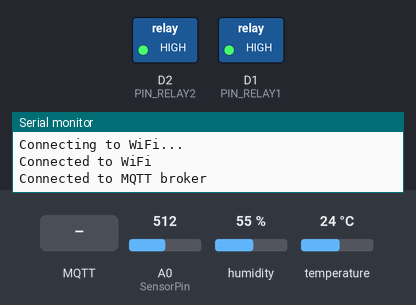
This sketch was run on a simulated ESP8266 (NodeMCU). On the bench: switched loads named in the sketch (green lamp = pin HIGH), the last lines printed to the serial monitor. Inputs (shaded band) come from the test bench; at power-on: A0 (SensorPin) = 512, humidity 55 %, temperature 24 °C. WiFi joins after 1.5 s; servers stay silent unless stated; no MQTT or app messages arrive unless stated.

Above: at 3.2 s.
3.3 s: A0 (SensorPin) set to 841
8.5 s: A0 (SensorPin) set to 868
At 13.5 s:
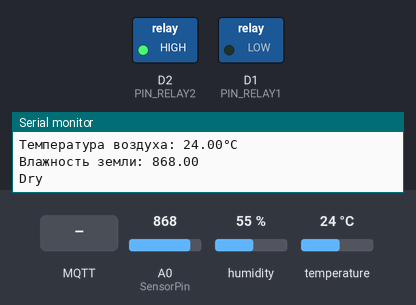
18.7 s: MQTT message "light on" arrives on the first subscribed topic
At 28.1 s:
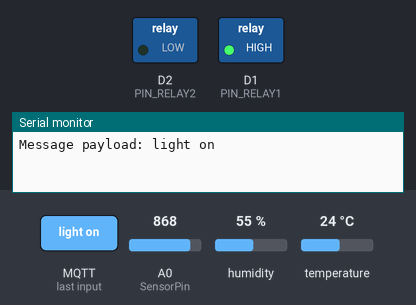
28.8 s: MQTT message "1" arrives on the first subscribed topic
At 38.5 s:
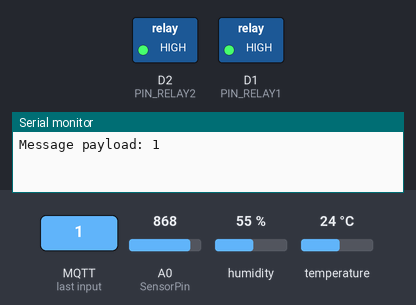
39.0 s: A0 (SensorPin) set to 840
At 39.6 s:
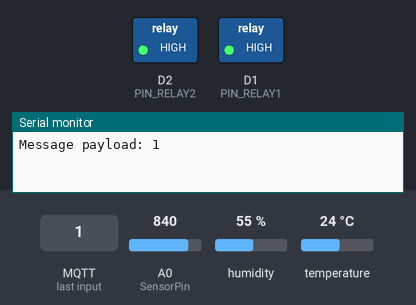
42.8 s: A0 (SensorPin) set to 860
At 48.5 s:
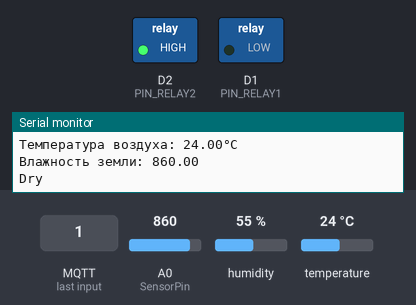
Timing chart, 0 to 54.2 s (numbered marks = the images above; inputs shaded):
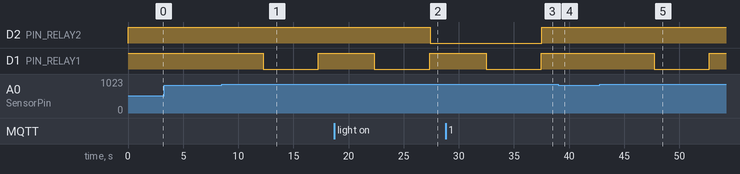

The sketch:

sketch_jun14a.ino
```cpp
//Импорты библиотек
#include <DHT.h>
#include <ESP8266WiFi.h>
#include <PubSubClient.h>

//Указываем тип датчика
#define DHTTYPE DHT11

//Пины для датчиков
#define DHTPIN D4
#define SensorPin A0

//Пины для реле
#define PIN_RELAY1 5
#define PIN_RELAY2 4

//создаем объект датчика
DHT dht(DHTPIN, DHTTYPE);

//Константы для mqtt
const char* ssid = "Mixa";
const char* password = "00000000";
const char* mqttServer = "broker.hivemq.com";
const int mqttPort = 1883;
const char* controlTopic = "/isu/mg-control/devices/6440030a6661e89b4496461a/control";
const char* dataTopic = "/isu/mg-control/devices/6440030a6661e89b4496461a/data";

WiFiClient espClient;
PubSubClient client(espClient);

String receivedMessage;
bool isLightOn;
bool isDry;

void setup()
{
  Serial.begin(9600);

  pinMode(PIN_RELAY1, OUTPUT);
  pinMode(PIN_RELAY2, OUTPUT);
  digitalWrite(PIN_RELAY1, HIGH);
  digitalWrite(PIN_RELAY2, HIGH);
  dht.begin();


  WiFi.begin(ssid, password);

  while (WiFi.status() != WL_CONNECTED) {
    delay(1000);
    Serial.println("Connecting to WiFi...");
  }

  Serial.println("Connected to WiFi");


  client.setServer(mqttServer, mqttPort);
  client.setCallback(on_message);

  while (!client.connected()) {
    if (client.connect("ESP8266Client")) {
      Serial.println("Connected to MQTT broker");
      client.subscribe(controlTopic);
    } else {
      Serial.print("Failed to connect to MQTT broker. Retrying in 5 seconds...");
      delay(5000);
    }
  }
}


void loop()
{
  // Подключение к MQTT брокеру, если не подключено
  if (!client.connected()) {
    Serial.print("Подключение к MQTT брокеру ");
    Serial.println(mqttServer);
    if (client.connect("nodemcu-client")) {
      Serial.println("Подключено");
      client.subscribe(controlTopic);
    } else {
      Serial.print("Ошибка подключения, код ошибки = ");
      Serial.println(client.state());
      delay(5000);
      return;
    }
  }

  delay(5000);
  float sensorValue = analogRead(SensorPin);
  float h = dht.readHumidity();     // считываем влажность
  float t = dht.readTemperature();  // считываем температуру
  Serial.print("Влажность воздуха: ");
  Serial.print(h);
  Serial.println("%\t");
  Serial.print("Температура воздуха: ");
  Serial.print(t);
  Serial.println("°C");
  Serial.print("Влажность земли: ");
  Serial.println(sensorValue);

  if (sensorValue < 800){
    Serial.println("Wet");
    isDry = false;
  }
  else if (sensorValue > 850){
    Serial.println("Dry");
    digitalWrite(PIN_RELAY1, LOW);
    delay(5000);
    digitalWrite(PIN_RELAY1, HIGH);
    isDry = true;
  }
  char message[200]; // Создаем массив символов для хранения отформатированной строки

  // Форматируем строку с использованием переменных
  sprintf(message, "{\"air\":{\"temp\":%.2f,\"humidity\":%.2f},\"soil\":{\"isDry\":%d},\"isLightOn\":%d}", t, h, isDry ? 1 : 0, isLightOn ? 1 : 0);

  // Отправляем отформатированную строку в MQTT
  client.publish(dataTopic, message);


  // Получение сообщений из топика MQTT
  client.loop();
}

void on_message(char* topic, byte* payload, unsigned int length) {
  // Обработка полученного сообщения
  receivedMessage = ""; // Сброс предыдущего значения
  for (int i = 0; i < length; i++) {
    receivedMessage += (char)payload[i];
  }

  // Вывод сообщения на Serial порт
  Serial.println("Received message on topic: " + String(topic));
  Serial.print("Message payload: ");
  Serial.println(receivedMessage);
  if (receivedMessage == "light on"){
    digitalWrite(PIN_RELAY2, LOW);
    isLightOn = true;
  }
  else {
    digitalWrite(PIN_RELAY2, HIGH);
    isLightOn = false;
  }
}
```

Measured:
- the behaviour switches between 850 and 851 on A0 (SensorPin) (found by bisection; images 0 and 1)
- after the input at 8.5 s, D1 (PIN_RELAY1): HIGH → LOW after 3.7 s, → HIGH 5.0 s later
- after the input at 18.7 s, D2 (PIN_RELAY2): HIGH → LOW after 8.7 s
- after the input at 28.8 s, D2 (PIN_RELAY2): LOW → HIGH after 8.7 s
- after the input at 39.0 s, D1 (PIN_RELAY1): stays HIGH (without the input it goes to LOW after 3.6 s)
- after the input at 42.8 s, D1 (PIN_RELAY1): HIGH → LOW after 4.9 s, → HIGH 5.0 s later
